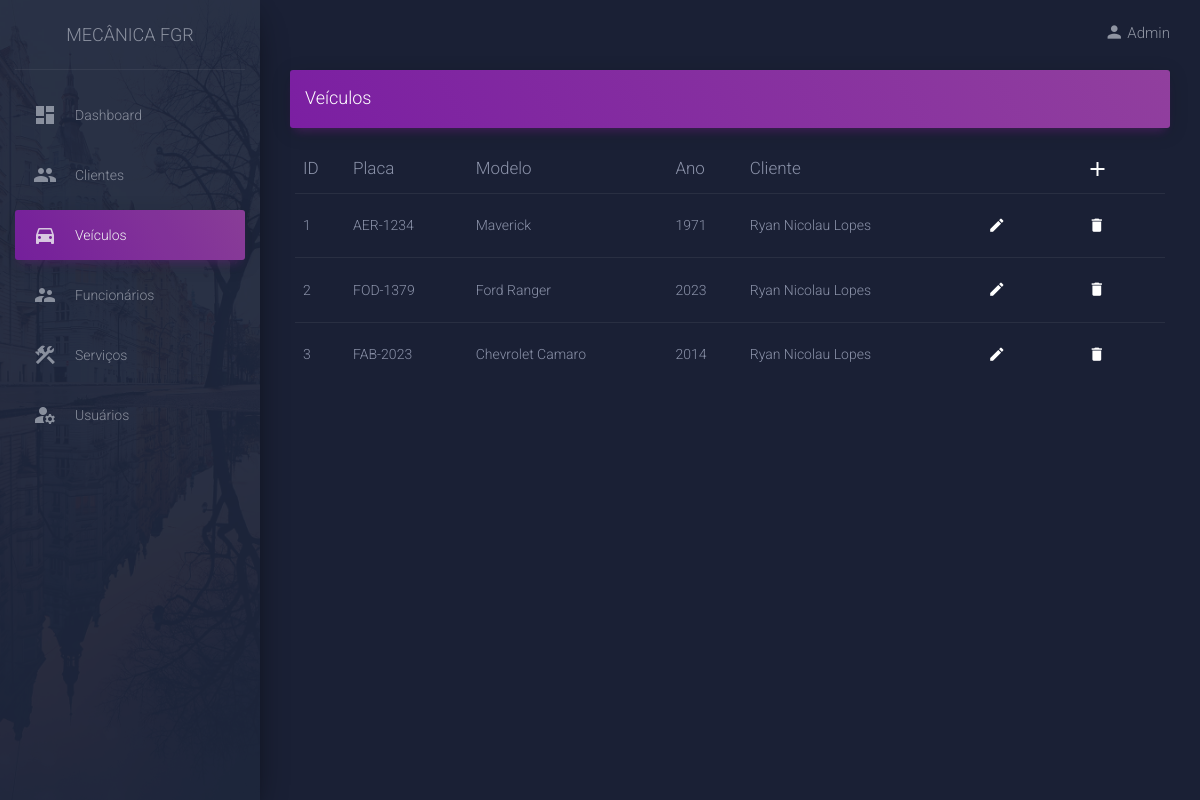
Page /views/veiculo.php (signed in) on the committed database.
### tables this page shows
CREATE TABLE `usuario` (
  `idUser` int(11) NOT NULL,
  `nomeUser` varchar(100) NOT NULL,
  `username` varchar(100) NOT NULL,
  `password` varchar(100) NOT NULL
);

CREATE TABLE `veiculo` (
  `idVeiculo` int(11) NOT NULL,
  `placaVeiculo` varchar(10) NOT NULL,
  `modeloVeiculo` varchar(50) DEFAULT NULL,
  `anoVeiculo` int(11) NOT NULL,
  `fkIdCliente` int(11) NOT NULL
);

CREATE TABLE `cliente` (
  `idCliente` int(11) NOT NULL,
  `nomeCliente` varchar(100) NOT NULL,
  `emailCliente` varchar(100) NOT NULL,
  `celularCliente` varchar(11) NOT NULL
);

### views/veiculo.php (the view, shortened to what this page needs)
<?php
require('../conexao.php');
$username = $_SESSION["username"];
$nome     = $_SESSION["nomeUser"];
     $query = "SELECT * FROM usuario WHERE username = '$username'";
              $busca = mysqli_query($conn, $query);
              while ($dados = mysqli_fetch_array($busca)) {
                $nome = $dados['nomeUser'];
              }
?>
<!DOCTYPE html>
<html lang="en">
<head>
  <link rel="stylesheet" href="https://maxcdn.bootstrapcdn.com/font-awesome/latest/css/font-awesome.min.css">
  <link href="../assets/css/material-dashboard.css?v=2.1.0" rel="stylesheet" />
  <link href="../assets/demo/demo.css" rel="stylesheet" />
</head>
<body class="dark-edition">
  <div class="wrapper ">
    <div class="sidebar" data-color="purple" data-background-color="black" data-image="../assets/img/sidebar-2.jpg">
      <div class="logo"><a href="#" class="simple-text logo-normal">
        Mecânica FGR
        </a></div>
        <div class="sidebar-wrapper">
          <ul class="nav">
            <li class="nav-item  ">
              <a class="nav-link" href="./dashboard.php">
                <i class="material-icons">dashboard</i>
                <p>Dashboard</p>
              </a>
            </li>
            <li class="nav-item ">
              <a class="nav-link" href="./cliente.php">
                <i class="material-icons">people</i>
                <p>Clientes</p>
              </a>
            </li>
            <li class="nav-item active ">
              <a class="nav-link" href="./veiculo.php">
                <i class="material-icons">directions_car</i>
                <p>Veículos</p>
              </a>
            </li>
            <li class="nav-item ">
              <a class="nav-link" href="./funcionario.php">
                <i class="material-icons">supervisor_account</i>
                <p>Funcionários</p>
              </a>
            </li>
            <li class="nav-item ">
              <a class="nav-link" href="./servico.php">
                <i class="material-icons">construction</i>
                <p>Serviços</p>
              </a>
            </li>
            <li class="nav-item ">
              <a class="nav-link" href="./usuario.php">
                <i class="material-icons">manage_accounts</i>
                <p>Usuários</p>
              </a>
            </li>
          </ul>
        </div>
      </div>
    <div class="main-panel">
      <nav class="navbar navbar-expand-lg navbar-transparent navbar-absolute fixed-top " id="navigation-example">
        <div class="container-fluid">
          <div class="collapse navbar-collapse justify-content-end">
            <ul class="navbar-nav">
              <li class="nav-item dropdown">
                <a class="nav-link" href="javscript:void(0)" id="navbarDropdownMenuLink" data-toggle="dropdown" aria-haspopup="true" aria-expanded="false">
                  <div class="d-flex align-items-center justify-content-center">
                    <i class="material-icons">person</i>
                    <h1 style="font-size: 15px; margin: 0; text-transform: capitalize;"><?php echo $nome; ?></h1>
                  </div>
                </a>
              </li>
            </ul>
          </div>
        </div>
      </nav>
      <div class="content">
        <div class="container-fluid">
          <div class="row">
            <div class="col-md-12">
              <div class="card card-plain">
                <div class="card-header card-header-primary">
                  <h4 class="card-title mt-0"> Veículos</h4>
                </div>
                <div class="card-body">
                  <div class="table-responsive">
                    <table class="table table-hover">
                      <thead class="">
                        <th>ID</th>
                        <th>Placa</th>
                        <th>Modelo</th>
                        <th>Ano</th>
                        <th>Cliente</th>
                        <th></th>
                        <th>
                          <a type="button" href="../forms/formVeiculo.php" rel="tooltip" title="Adicionar" style="margin-left: 18px;">
                            <i class="material-icons" style="padding-right: 30px;">add</i></th>
                      </thead>
                      <tbody>
                        <tr>
                          <?php
                          require('../conexao.php');
                          $query = "SELECT idVeiculo,
                                           placaVeiculo,
                                           modeloVeiculo,
                                           anoVeiculo,
                                           nomeCliente as Cliente FROM veiculo
                                           INNER JOIN Cliente ON fkIdCliente = idCliente";
                          $busca = mysqli_query($conn, $query);
                          while ($dados = mysqli_fetch_array($busca)) {
                          ?>
                          <td><?php echo $dados['idVeiculo'] ?> </td>
                          <td><?php echo $dados['placaVeiculo'] ?> </td>
                          <td><?php echo $dados['modeloVeiculo'] ?></td>
                          <td><?php echo $dados['anoVeiculo'] ?></td>
                          <td><?php echo $dados['Cliente'] ?></td>
                          <td style="width: 5%">
                            <a href="../forms/editveiculo.php?idVeiculo=<?php echo $dados['idVeiculo']?>">
                              <button type="button" rel="tooltip" title="Editar" class="btn btn-white btn-link btn-sm">
                                <i class="material-icons" style="padding-right: 25px;">edit</i>
                              </button>
                            </a>
                          </td>
                          <td style="width: 5%">
                            <a href="../delete/veiculo.php?idVeiculo=<?php echo $dados['idVeiculo']?>">
                              <button type="button" rel="tooltip" title="Excluir" class="btn btn-white btn-link btn-sm">
                                <i class="material-icons" style="padding-right: 30px;">delete</i>
                              </button>
                            </a>
                          </td>
                        </tr>
                        <?php } ?>
                      </tbody>
                    </table>
                  </div>
                </div>
              </div>
            </div>
          </div>
        </div>
      </div>
    </div>
  </div>
</body>
</html>

### rows in the picture
usuario: nomeUser "Admin"
veiculo: idVeiculo "1", placaVeiculo "AER-1234", modeloVeiculo "Maverick", anoVeiculo "1971", fkIdCliente.nomeCliente "Ryan Nicolau Lopes"
veiculo: idVeiculo "2", placaVeiculo "FOD-1379", modeloVeiculo "Ford Ranger", anoVeiculo "2023", fkIdCliente.nomeCliente "Ryan Nicolau Lopes"
veiculo: idVeiculo "3", placaVeiculo "FAB-2023", modeloVeiculo "Chevrolet Camaro", anoVeiculo "2014", fkIdCliente.nomeCliente "Ryan Nicolau Lopes"
